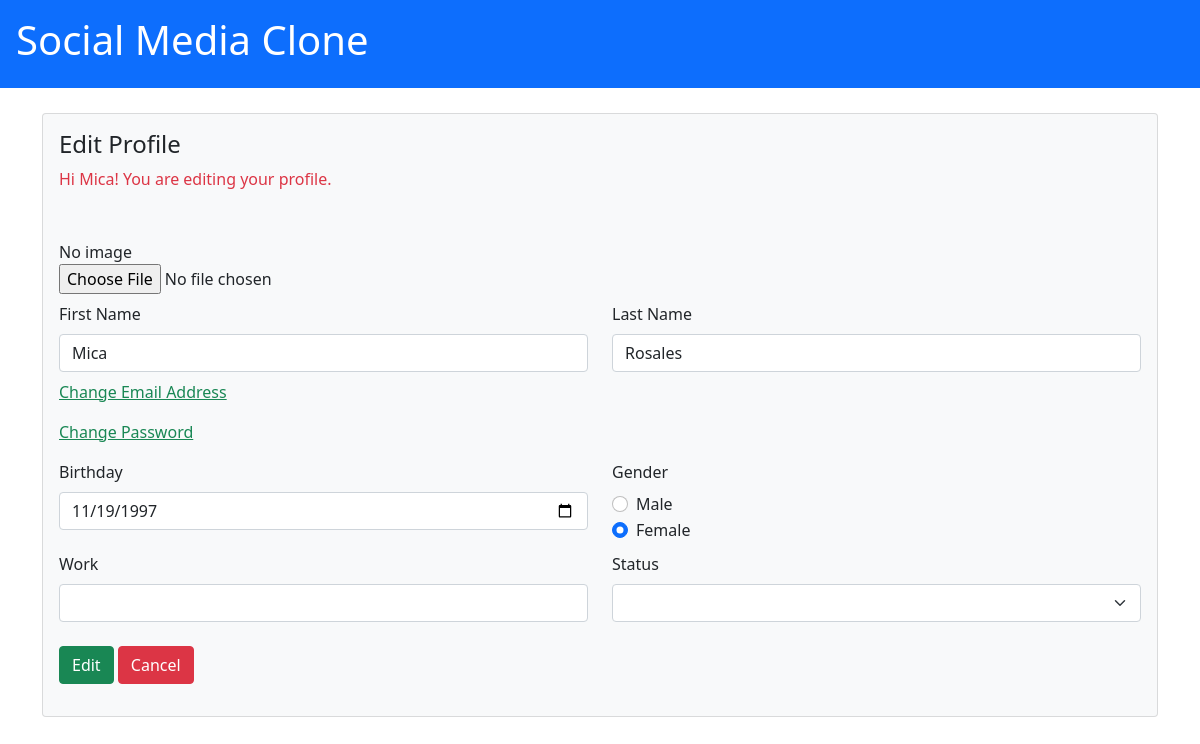
/edit_profile.php?id=79 (signed in), run on the app's committed database.
### tables this page shows
CREATE TABLE `user_table` (
  `ID` int(10) NOT NULL,
  `user_firstname` varchar(100) NOT NULL,
  `user_lastname` varchar(100) NOT NULL,
  `user_email` varchar(100) NOT NULL,
  `user_password` varchar(100) NOT NULL,
  `user_birthday` varchar(100) NOT NULL,
  `user_gender` varchar(100) NOT NULL,
  `work` varchar(500) NOT NULL,
  `status` varchar(500) NOT NULL,
  `user_profile_image` varchar(500) NOT NULL
);

### edit_profile.php (the view, shortened to what this page needs)
<?php include('createaccount_script.php');
if (empty($_SESSION['displayname'])) {
    header('location: index.php');
} else {
    $user = $_SESSION['displayname'];
    $userID = $_SESSION['senduserID'];
}
if(isset($_GET['id'])){
    $getprofileid = $_GET['id'];
    $db = mysqli_connect('localhost', 'root', '', 'fb_db');
    $query = "SELECT * FROM `user_table` WHERE `ID` = '$userID'";
    $result = mysqli_query($db, $query);
    while ($row = mysqli_fetch_array($result)) :;
     $getuser_firstname = $row['user_firstname'];
     $getuser_lastname = $row['user_lastname'];
     $getuser_birthday = $row['user_birthday'];
     $getuser_gender = $row['user_gender'];
     $getuser_work = $row['work'];
     $getuser_status = $row['status'];
    ?>
<!DOCTYPE html>
<html>
  <head>
    <link href="https://cdn.jsdelivr.net/npm/bootstrap@5.1.3/dist/css/bootstrap.min.css" rel="stylesheet">
  </head>
  <body>
  <div class="jumbotron p-3 bg-primary">
        <h1 class="text-white">Social Media Clone</h1>
  </div>
  <div class="container">
      <div class="row" style="padding-top: 25px;padding-bottom: 25px;">
          <div class="col-sm-12">
                <div class="card bg-light">
                    <div class="card-body">
                        <h4 class="card-title">Edit Profile</h4>
                        <p class="text-danger">Hi <?php echo $user;?>! You are editing your profile.</p>
                        <form class="user" method="POST" action="edit_profile_script.php" enctype = "multipart/form-data" style="padding-top: 25px;">
                            <div class="row my-2">
                                <div class="col-sm-6">
                                <?php     if (!$row['user_profile_image']){
                                            echo "No image";
                                            echo "<br>";
                                            echo "<input type='file' name='uploadfile' id='fileToUpload'>";
                                            echo "<br>";
                                        }
                                        else {
                                            echo "<div class= 'imagestan'>";
                                            echo "<img class='socmedimg' src = 'images/" . $row['user_profile_image']."'>";
                                            echo "</div>";
                                            echo "<input type='file' name='uploadfile' id='fileToUpload' class='my-2'>";
                                        }
                                        ?>
                                </div>
                            </div>
                            <div class="row my-2">
                                <div class="col-sm-6">
                                    <label class="form-label">First Name</label>
                                    <input type="text" class="form-control" name="firstname" value="<?php echo $getuser_firstname; ?>" placeholder = "Enter First Name">
                                </div>
                                <div class="col-sm-6">
                                    <label class="form-label">Last Name</label>
                                    <input type="text"  class="form-control" name="lastname" value="<?php echo $getuser_lastname; ?>" placeholder = "Enter Last Name">
                                </div>
                                 <a href='change_email.php?id=<?php echo $userID?>' class="text-success my-2">Change Email Address</a>
                                <a href='change_password.php?id=<?php echo $userID?>' class="text-success my-2">Change Password</a>
                                </div>
                                <div class="row my-2">
                                    <div class="col-sm-6">
                                        <label class="form-label">Birthday</label>
                                        <input type="date" name="birthday" class="form-control" value="<?php echo $getuser_birthday; ?>">
                                    </div>
                                    <div class="col-sm-6">
                                        <label class="form-label">Gender</label>
                                        <?php if ($getuser_gender == "Male"){ ?>
                                            <div class="form-check">
                                              <input class="form-check-input" type="radio" name="gender" id="gender" value = "Male" required checked>
                                              <label class="form-check-label" for="gender">
                                                Male
                                              </label>
                                            </div>
                                            <div class="form-check">
                                              <input class="form-check-input" type="radio" name="gender" id="gender" value = "Female" required>
                                              <label class="form-check-label" for="gender">
                                                Female
                                              </label>
                                            </div>
                                            <?php }
                                            else { ?>
                                            <div class="form-check">
                                              <input class="form-check-input" type="radio" name="gender" id="gender" value = "Male" required>
                                              <label class="form-check-label" for="gender">
                                                Male
                                              </label>
                                            </div>
                                            <div class="form-check">
                                              <input class="form-check-input" type="radio" name="gender" id="gender" value = "Female" required checked>
                                              <label class="form-check-label" for="gender">
                                                Female
                                              </label>
                                            </div>
                                            <?php
                                            }
                                            ?>
                                        </div>
                                    </div>
                                <div class="row my-2">
                                    <div class="col-sm-6">
                                        <label class="form-label">Work</label>
                                        <input type="text" class="form-control" name="work" value="<?php echo $getuser_work; ?>">
                                    </div>
                                    <div class="col-sm-6">
                                        <label class="form-label">Status</label>
                                        <select name="status" id="status" class="form-select">
                                            <option value="<?php echo $getuser_status; ?>"><?php echo $getuser_status; ?></option>
                                            <option value="Single">Single</option>
                                        </select>
                                    </div>
                                </div>
                                <?php endwhile;
                                    }?>
                                <div class="row">
                                    <div class="col-sm-12 my-3">
                                  <button type="submit" class="btn btn-success btn-send btn-block " name="btneditprofile" value = "<?php echo $getprofileid; ?>">Edit</button>
                                 <button type = "button" class="btn btn-error btn-send btn-block btn-danger" onclick="history.go(-1);">Cancel</button>
                                    </div>
                                </div>
                            </div>
                    </div>
                </div>
            </div>
        </div>
</body>
</html>

### data on the page
user_table: firstname "Mica", lastname "Rosales", birthday "11/19/1997"
